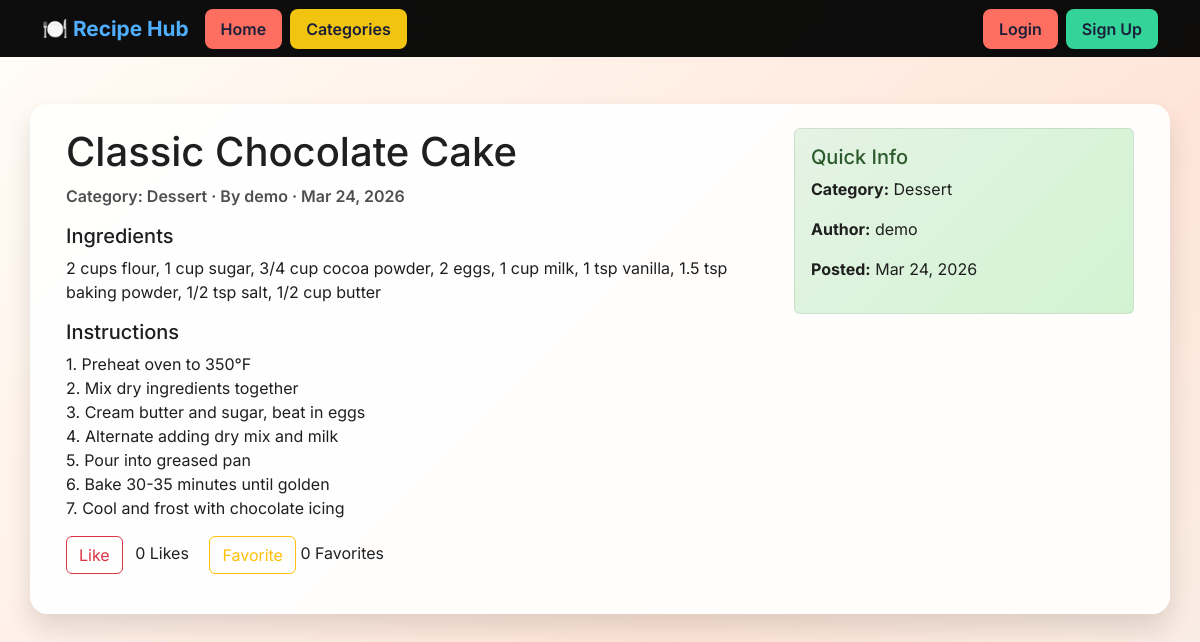
/recipe/classic-chocolate-cake/, run on the app's committed database.
### myapp/models.py (models this page shows, shortened)
class Recipe(models.Model):
    title = models.CharField(max_length=200)
    slug = models.SlugField(max_length=220, unique=True, blank=True)
    author = models.ForeignKey(settings.AUTH_USER_MODEL, on_delete=models.CASCADE, related_name='recipes')
    category = models.ForeignKey(Category, on_delete=models.PROTECT, related_name='recipes')
    ingredients = models.TextField(help_text='Comma-separated ingredient list')
    instructions = models.TextField()
    image = models.ImageField(upload_to='recipe_images/', blank=True, null=True)
    is_featured = models.BooleanField(default=False)
    created_at = models.DateTimeField(auto_now_add=True)
    updated_at = models.DateTimeField(auto_now=True)
    class Meta:
        ordering = ['-created_at']
    @property
    def likes_count(self):
        return self.likes.count()
    @property
    def favorites_count(self):
        return self.favorites.count()

class Category(models.Model):
    name = models.CharField(max_length=64, unique=True)
    slug = models.SlugField(max_length=80, unique=True, blank=True)
    class Meta:
        verbose_name_plural = 'categories'

### myapp/views.py (the view)
# urls.py: path('recipe/<slug:slug>/', views.recipe_detail, name='recipe_detail'),
def recipe_detail(request, slug):
    recipe = get_object_or_404(Recipe, slug=slug)
    user_like = False
    user_favorite = False
    if request.user.is_authenticated:
        user_like = Like.objects.filter(user=request.user, recipe=recipe).exists()
        user_favorite = Favorite.objects.filter(user=request.user, recipe=recipe).exists()
    context = {
        'recipe': recipe,
        'user_like': user_like,
        'user_favorite': user_favorite,
    }
    return render(request, 'recipe_detail.html', context)

### templates/recipe_detail.html (shortened to what this page needs)
{% extends 'base.html' %}
{% load static %}
{% block content %}
<div class="row recipe-detail-page">
    <div class="col-md-8">
        <h1>{{ recipe.title }}</h1>
        <p style="color: #4f4f4f; font-weight: 600;">Category: {{ recipe.category.name }} · By {{ recipe.author.username }} · {{ recipe.created_at|date:'M d, Y' }}</p>
        <h5>Ingredients</h5>
        <p>{{ recipe.ingredients|linebreaksbr }}</p>
        <h5>Instructions</h5>
        <p>{{ recipe.instructions|linebreaksbr }}</p>
        <div class="mb-3">
            <button id="like-btn" class="btn btn-outline-danger me-2" onclick="toggleLike();">{{ user_like|yesno:'Unlike,Like' }}</button>
            <span id="like-count">{{ recipe.likes_count }}</span> Likes
            <button id="fav-btn" class="btn btn-outline-warning ms-3" onclick="toggleFavorite();">{{ user_favorite|yesno:'Unfavorite,Favorite' }}</button>
            <span id="fav-count">{{ recipe.favorites_count }}</span> Favorites
        </div>
    </div>
    <div class="col-md-4">
        <div class="card mb-3" style="background: linear-gradient(135deg, rgba(240, 255, 240, 0.95), rgba(220, 255, 220, 0.95)); border: 1px solid rgba(0,0,0,0.08);">
            <div class="card-body" style="color: #1a4d1a;">
                <h5 style="color: #2d5a2d;">Quick Info</h5>
                <p><strong>Category:</strong> {{ recipe.category.name }}</p>
                <p><strong>Author:</strong> {{ recipe.author.username }}</p>
                <p><strong>Posted:</strong> {{ recipe.created_at|date:'M d, Y' }}</p>
            </div>
        </div>
    </div>
</div>
{% endblock %}

### templates/base.html (style rules this page uses)
:root { --gradient-bg: linear-gradient(rgba(10, 10, 20, 0.74), rgba(6, 6, 12, 0.74)); --accent: #ff6f61; --accent-soft: rgba(255, 111, 97, 0.2); --card-bg: rgba(15, 18, 34, 0.78); --text-main: #f0f0f5; }
body { font-family: 'Inter', sans-serif; background: linear-gradient(135deg, #fffdf7 0%, #ffe5d9 65%, #f8efe6 100%); color: #1f1f2e; min-height: 100vh; padding-top: 5rem; }
.navbar, .card, .alert { background-color: rgba(0, 0, 0, 0.95) !important; backdrop-filter: blur(12px); }
.card-title, .card-text, h1, h2, h3 { color: #fff; }

### templates/recipe_detail.html (style rules this page uses)
.recipe-detail-page { background: rgba(255, 255, 255, 0.95); border-radius: 18px; padding: 1.5rem; box-shadow: 0 14px 26px rgba(0,0,0,0.12); color: #212121; }
.recipe-detail-page h1, .recipe-detail-page h5, .recipe-detail-page p, .recipe-detail-page li { color: #1f1f1f; }
.recipe-detail-page .card { background: rgba(255, 255, 255, 0.95); border: 1px solid rgba(0,0,0,0.08); }

### data on the page
Recipe: title "Classic Chocolate Cake", category.name "Dessert", author.username "demo", created_at "Mar 24, 2026", ingredients "2 cups flour, 1 cup sugar, 3/4 cup cocoa powder, 2 eggs, 1 cup milk, 1 tsp vanilla, 1.5 tsp baking powder, 1/2 tsp salt, 1/2 cup butter", instructions "1. Preheat oven to 350°F 2. Mix dry ingredients together 3. Cream butter and sugar, beat in eggs 4. Alternate adding dry mix and milk 5. Pour into greased pan 6. Bake 30-35 minutes until golden 7. Cool and frost with chocolate icing", likes_count "0", favorites_count "0"

### other printed values
{{ user_like|yesno:'Unlike,Like' }} "Like"
{{ user_favorite|yesno:'Unfavorite,Favorite' }} "Favorite"
